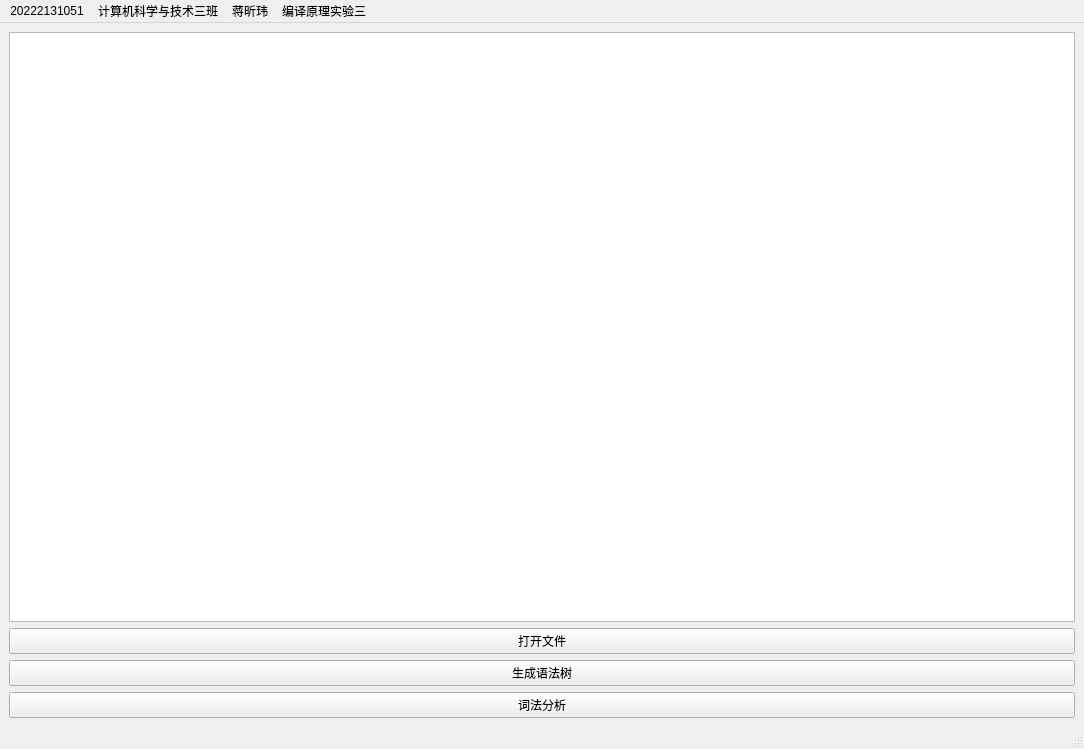
<?xml version="1.0" encoding="UTF-8"?>
<ui version="4.0">
 <class>MainWindow</class>
 <widget class="QMainWindow" name="MainWindow">
  <property name="geometry">
   <rect>
    <x>0</x>
    <y>0</y>
    <width>1084</width>
    <height>749</height>
   </rect>
  </property>
  <property name="windowTitle">
   <string>MainWindow</string>
  </property>
  <widget class="QWidget" name="centralwidget">
   <layout class="QVBoxLayout" name="verticalLayout_2">
    <item>
     <layout class="QVBoxLayout" name="verticalLayout">
      <item>
       <widget class="QTextEdit" name="codeEdit"/>
      </item>
      <item>
       <widget class="QPushButton" name="open_file_button">
        <property name="text">
         <string>打开文件</string>
        </property>
       </widget>
      </item>
      <item>
       <widget class="QPushButton" name="parse_button">
        <property name="text">
         <string>生成语法树</string>
        </property>
       </widget>
      </item>
      <item>
       <widget class="QPushButton" name="gettoken_button">
        <property name="text">
         <string>词法分析</string>
        </property>
       </widget>
      </item>
     </layout>
    </item>
   </layout>
  </widget>
  <widget class="QMenuBar" name="menubar">
   <property name="geometry">
    <rect>
     <x>0</x>
     <y>0</y>
     <width>1084</width>
     <height>21</height>
    </rect>
   </property>
   <widget class="QMenu" name="menu20222131051">
    <property name="title">
     <string>20222131051</string>
    </property>
   </widget>
   <widget class="QMenu" name="menu">
    <property name="title">
     <string>计算机科学与技术三班</string>
    </property>
   </widget>
   <widget class="QMenu" name="menu_2">
    <property name="title">
     <string>蒋昕玮</string>
    </property>
   </widget>
   <widget class="QMenu" name="menu_3">
    <property name="title">
     <string>编译原理实验三</string>
    </property>
   </widget>
   <addaction name="menu20222131051"/>
   <addaction name="menu"/>
   <addaction name="menu_2"/>
   <addaction name="menu_3"/>
  </widget>
  <widget class="QStatusBar" name="statusbar"/>
 </widget>
 <resources/>
 <connections/>
</ui>
